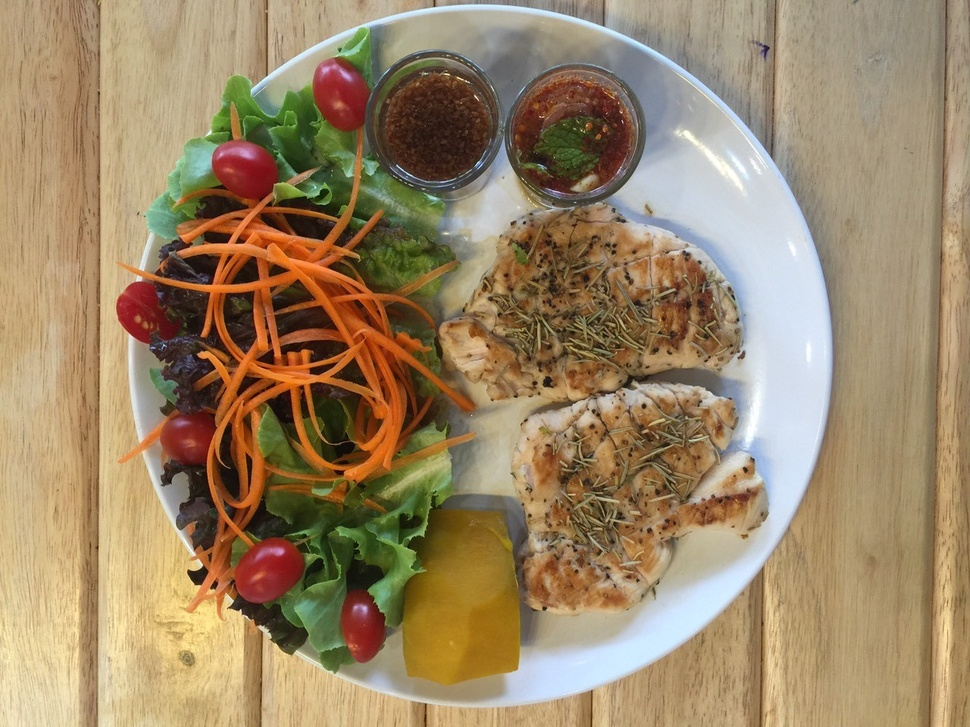
//> input picture Sobel/a.jpg, 970 x 727 px, shrunk from 1280 x 960 before the run
$ ./testopencv   (built with g++ and OpenCV 4)
//> lines starting //> are read from the running program, lines starting //| are printed output that depends on the picture
### Sobel/stdafx.h
// stdafx.h : include file for standard system include files,
// or project specific include files that are used frequently, but
// are changed infrequently
//

#pragma once

#include "targetver.h"

#include <stdio.h>
#include <tchar.h>


// TODO: reference additional headers your program requires here

### Sobel/testopencv.cpp
// testopencv.cpp : Defines the entry point for the console application.
//

#include "stdafx.h"
#include "opencv2/imgproc/imgproc.hpp"
#include <opencv2/core/core.hpp>
#include <opencv2/highgui/highgui.hpp>
#include <iostream>
#include <ctime>
#include <math.h>
#include <cstdlib>

using namespace cv;
using namespace std;

int main(int argc, char** argv)
{
	Mat image, gx, gy;
	image = imread("a.jpg", CV_LOAD_IMAGE_GRAYSCALE);
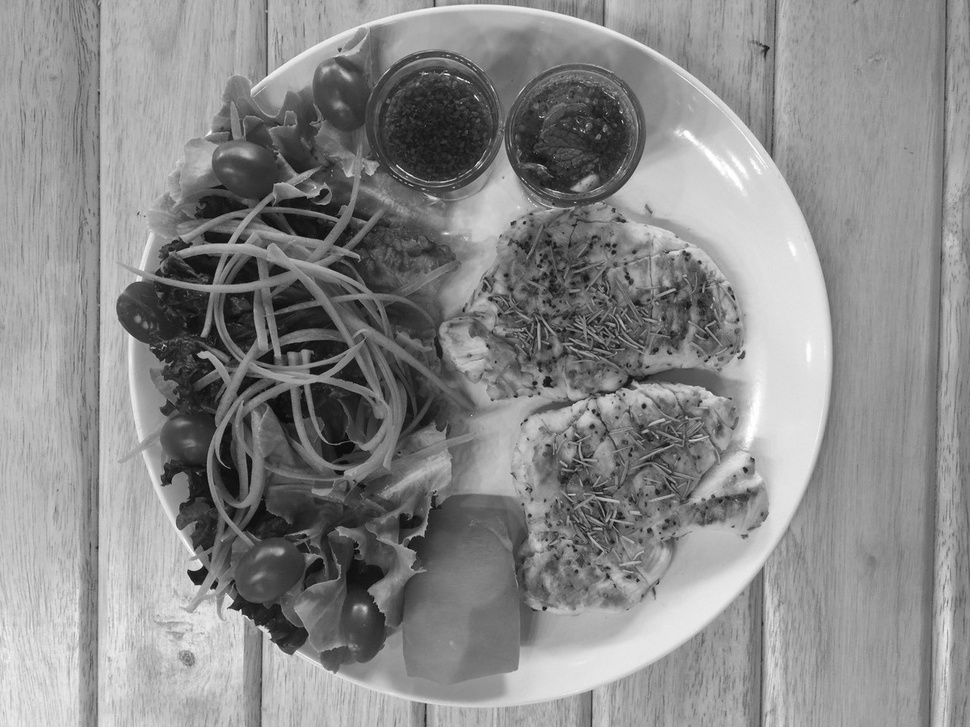
//> image: 727 rows x 970 cols, CV_8UC1; min 2, max 255, mean 137.4

	if (!image.data) // Check for invalid input
	{		 cout << "Could not open or find the image" << std::endl; return -1;}

	//OpenCV Func
	/// Generate grad_x and grad_y
	Mat grad_x, grad_y, gradiant;
	Mat abs_grad_x, abs_grad_y;
	int ddepth = CV_16S;

	// Gradient X
	Sobel(image, grad_x, ddepth, 1, 0, 3, 1, 0, BORDER_DEFAULT);
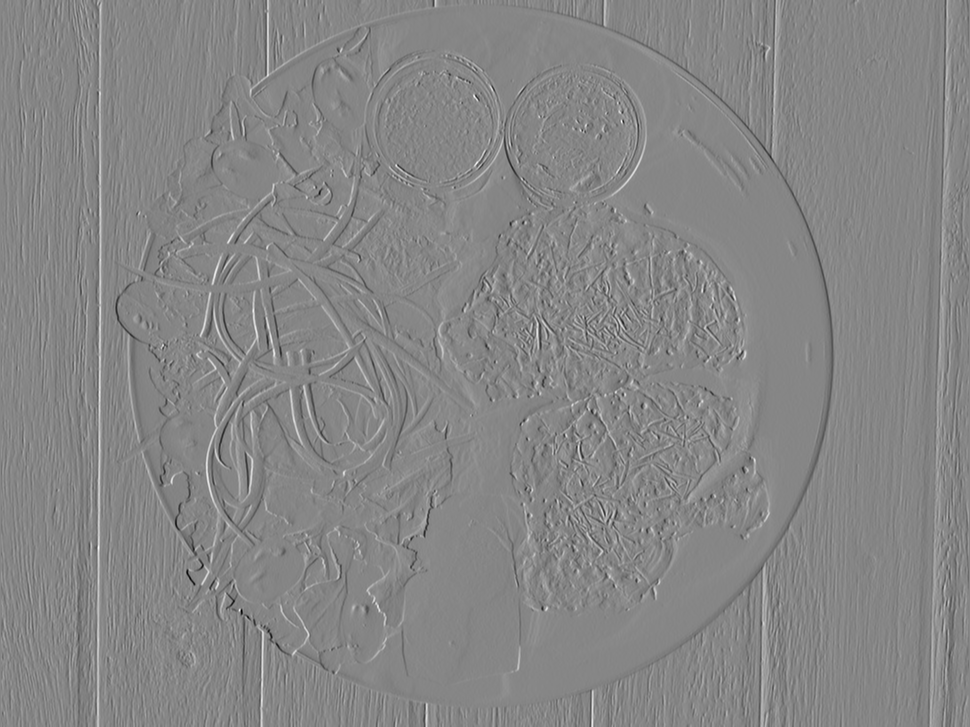
//> grad_x: 727 rows x 970 cols, CV_16SC1; min -727, max 655, mean -0.4; drawn with min black and max white
	convertScaleAbs(grad_x, abs_grad_x);
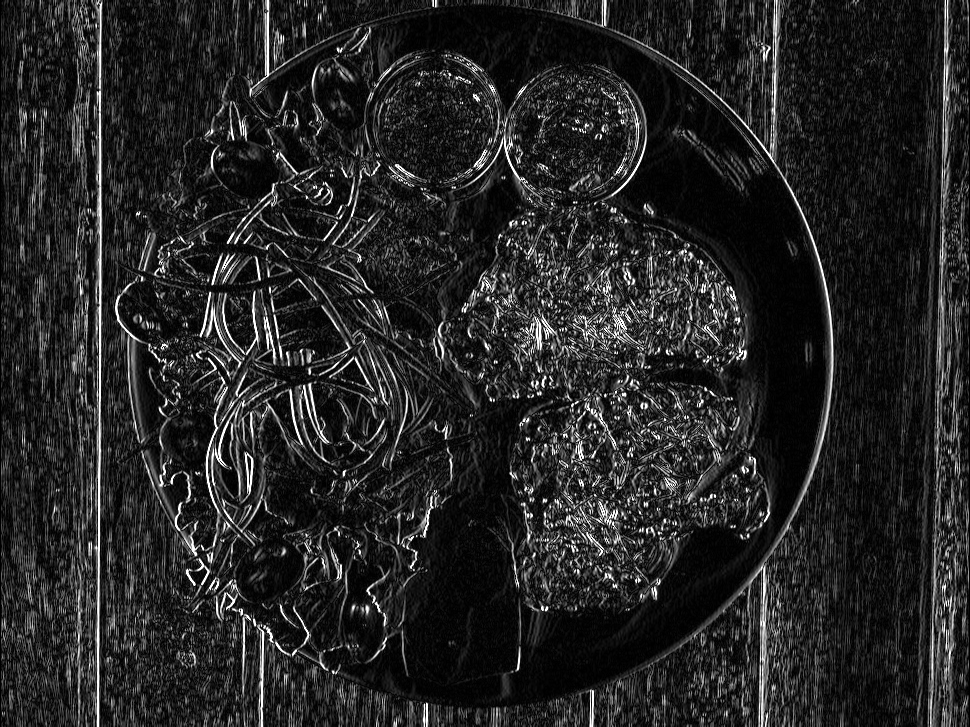
//> abs_grad_x: 727 rows x 970 cols, CV_8UC1; min 0, max 255, mean 37.4

	// Gradient Y
	Sobel(image, grad_y, ddepth, 0, 1, 3, 1, 0, BORDER_DEFAULT);
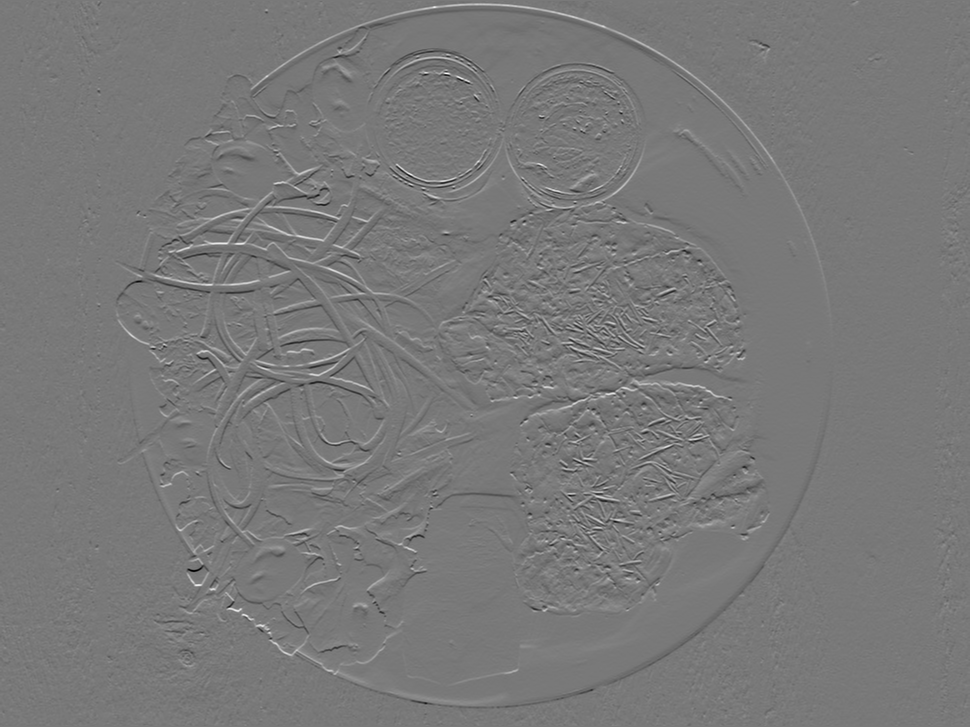
//> grad_y: 727 rows x 970 cols, CV_16SC1; min -701, max 775, mean 0.2; drawn with min black and max white
	convertScaleAbs(grad_y, abs_grad_y);
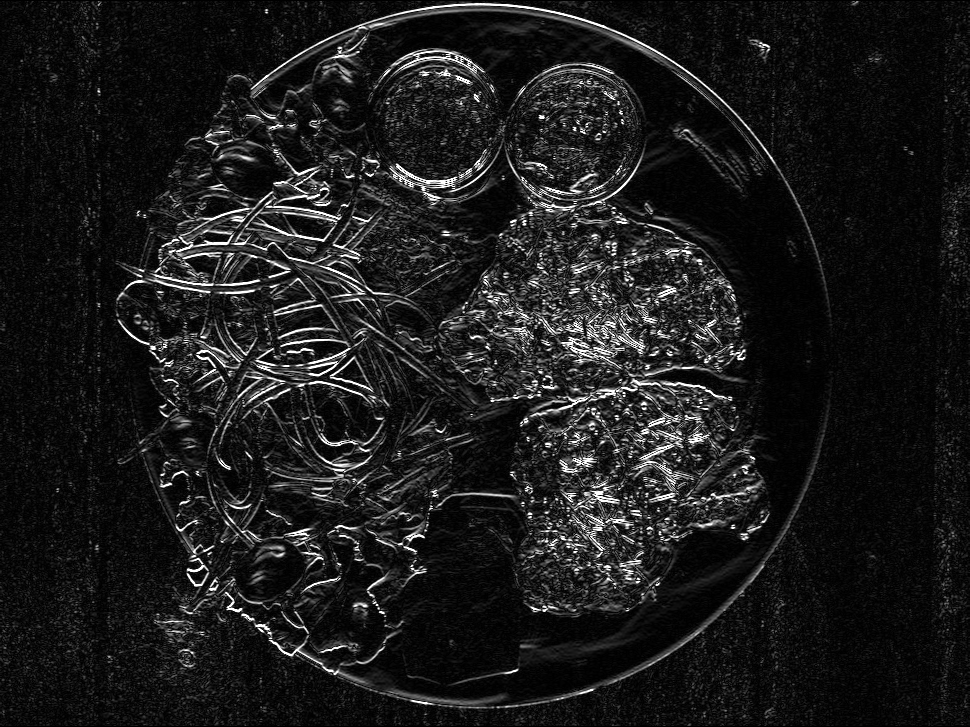
//> abs_grad_y: 727 rows x 970 cols, CV_8UC1; min 0, max 255, mean 27.5

	// Approximation
	addWeighted(abs_grad_x, 0.5, abs_grad_y, 0.5, 0, gradiant);
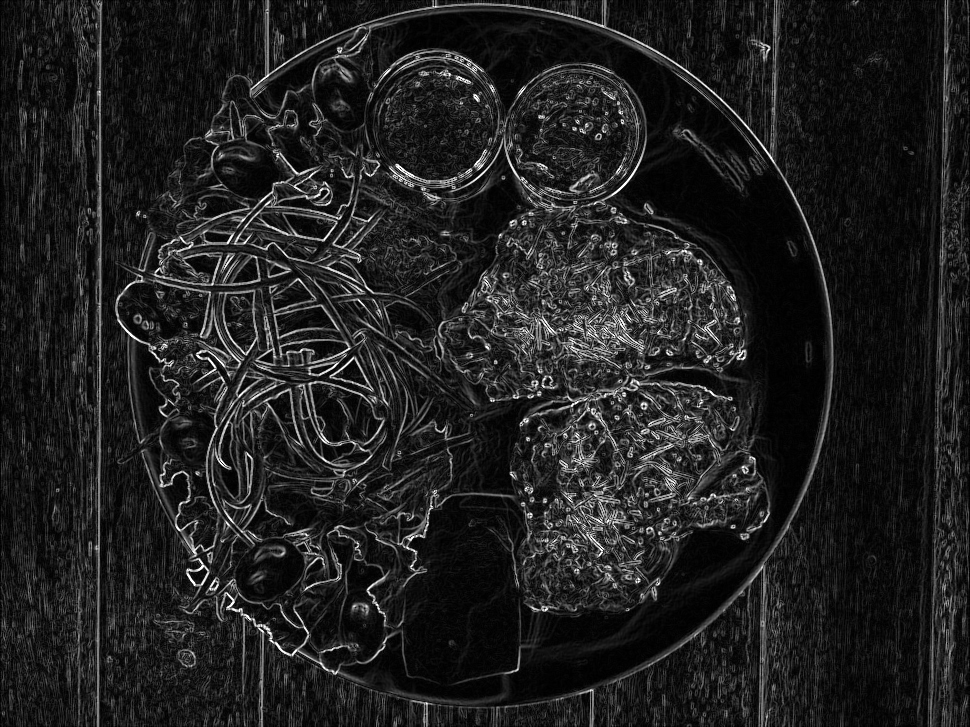
//> gradiant: 727 rows x 970 cols, CV_8UC1; min 0, max 255, mean 32.4

	// [46 lines of commented-out code are left out]
	namedWindow("Gradiant", WINDOW_AUTOSIZE);
	imshow("Gradiant", gradiant);

	namedWindow("Display window", WINDOW_AUTOSIZE);
	imshow("Display window", image); // Show our image inside it.

	waitKey(0); // Wait for a keystroke in the window
	return 0;
}

$ run again, with Sobel/Capture.JPG copied over Sobel/a.jpg
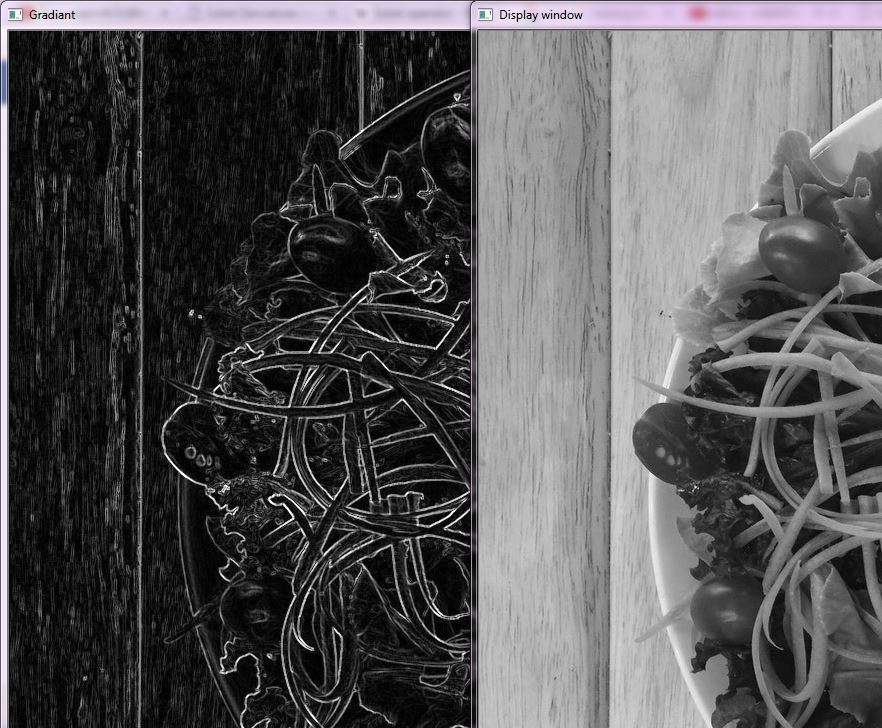
//> input picture Sobel/Capture.JPG, 882 x 728 px
//> `Sobel(image, grad_y, ddepth, 0, 1, 3, 1, 0, BORDER_DEFAULT);`:
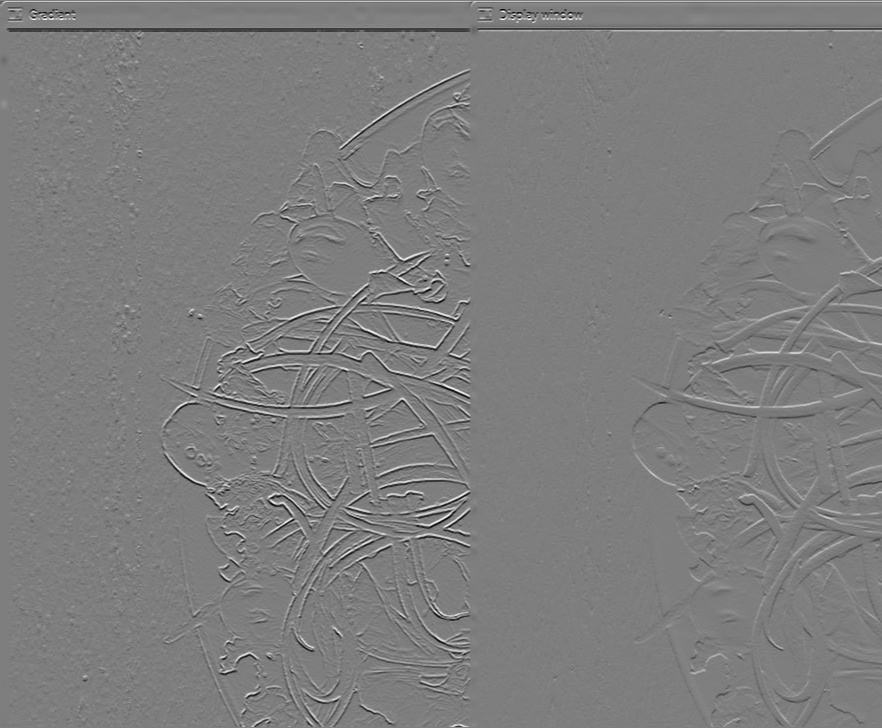
//> grad_y: 728 rows x 882 cols, CV_16SC1; min -912, max 930, mean -0.8; drawn with min black and max white
//> `addWeighted(abs_grad_x, 0.5, abs_grad_y, 0.5, 0, gradiant);`:
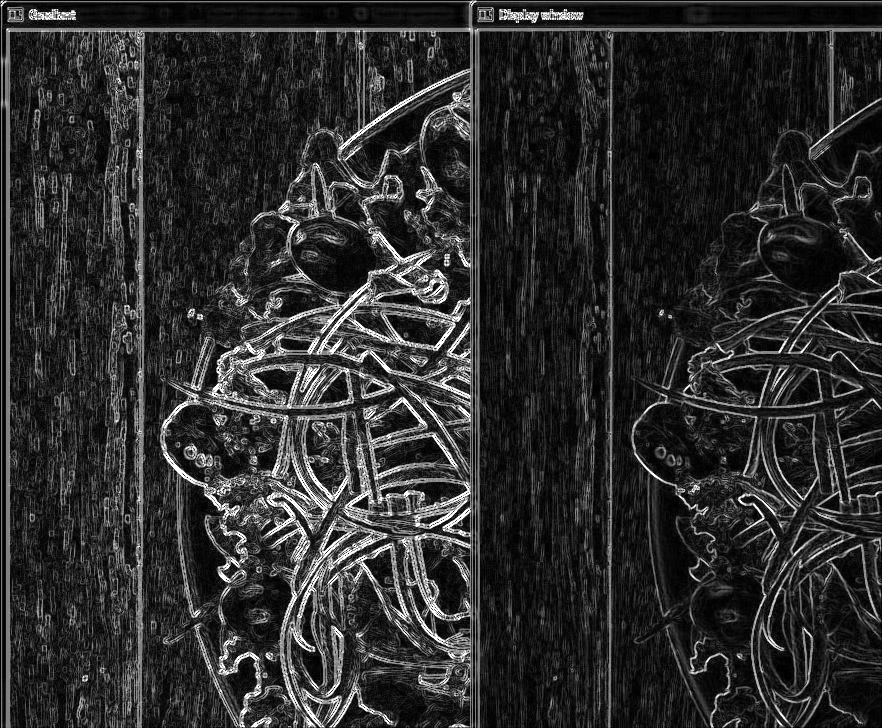
//> gradiant: 728 rows x 882 cols, CV_8UC1; min 0, max 255, mean 45
